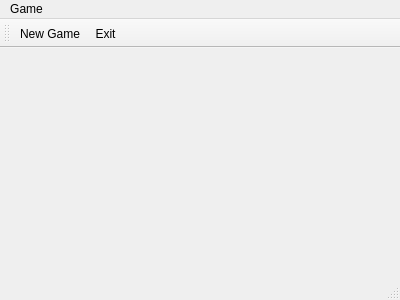
<?xml version="1.0" encoding="UTF-8"?>
<ui version="4.0">
 <class>display</class>
 <widget class="QMainWindow" name="display">
  <property name="geometry">
   <rect>
    <x>0</x>
    <y>0</y>
    <width>400</width>
    <height>300</height>
   </rect>
  </property>
  <property name="windowTitle">
   <string>display</string>
  </property>
  <widget class="QWidget" name="centralWidget"/>
  <widget class="QMenuBar" name="menuBar">
   <property name="geometry">
    <rect>
     <x>0</x>
     <y>0</y>
     <width>400</width>
     <height>21</height>
    </rect>
   </property>
   <widget class="QMenu" name="menuGame">
    <property name="title">
     <string>Game</string>
    </property>
    <addaction name="actionNew_Game"/>
    <addaction name="actionExit"/>
   </widget>
   <addaction name="menuGame"/>
  </widget>
  <widget class="QToolBar" name="mainToolBar">
   <attribute name="toolBarArea">
    <enum>TopToolBarArea</enum>
   </attribute>
   <attribute name="toolBarBreak">
    <bool>false</bool>
   </attribute>
   <addaction name="actionNew_Game"/>
   <addaction name="actionExit"/>
  </widget>
  <widget class="QStatusBar" name="statusBar"/>
  <action name="actionNew_Game">
   <property name="text">
    <string>New Game</string>
   </property>
  </action>
  <action name="actionExit">
   <property name="text">
    <string>Exit</string>
   </property>
  </action>
 </widget>
 <layoutdefault spacing="6" margin="11"/>
 <resources/>
 <connections/>
</ui>
